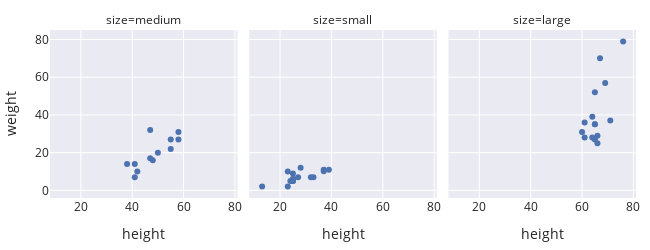

Notebook code for this chart:
### Markdown cell above
This `Figure` holds one plot. 
But `Figure` objects can hold any number of plots:

### Code cell
fig = px.scatter(dogs, x='height', y='weight',
                 facet_col='size',
                 width=650, height=250)
fig.update_layout(margin=dict(t=30))
fig

### Figure 1 — Plotly figure (JSON) as saved in the notebook; plotly's stock layout.template omitted (floating-point values rounded to 4 significant figures)
{"data": [{"hovertemplate": "size=medium<br>height=%{x}<br>weight=%{y}<extra></extra>", "legendgroup": "", "marker": {"color": "rgb(76,114,176)", "symbol": "circle"}, "mode": "markers", "name": "", "orientation": "v", "showlegend": false, "type": "scatter", "x": [48, 41, 55, 50, 58, 58, 41, 42, 38, 47, 47, 55], "xaxis": "x", "y": [16, 14, 22, 20, 31, 27, 7, 10, 14, 32, 17, 27], "yaxis": "y"}, {"hovertemplate": "size=small<br>height=%{x}<br>weight=%{y}<extra></extra>", "legendgroup": "", "marker": {"color": "rgb(76,114,176)", "symbol": "circle"}, "mode": "markers", "name": "", "orientation": "v", "showlegend": false, "type": "scatter", "x": [25, 37, 37, 27, 33, 13, 25, 23, 25, 39, 24, 25, 32, 28, 23, 25], "xaxis": "x2", "y": [6, 11, 10.15, 7, 7, 2, 5, 2, 6, 11, 5, 5, 7, 12, 10, 9], "yaxis": "y2"}, {"hovertemplate": "size=large<br>height=%{x}<br>weight=%{y}<extra></extra>", "legendgroup": "", "marker": {"color": "rgb(76,114,176)", "symbol": "circle"}, "mode": "markers", "name": "", "orientation": "v", "showlegend": false, "type": "scatter", "x": [61, 65, 66, 60, 64, 65, 66, 69, 65, 71, 61, 64, 65, 76, 67], "xaxis": "x3", "y": [28, 27, 29, 31, 28, 35, 25, 57, 35, 37, 36, 39, 52, 79, 70], "yaxis": "y3"}], "layout": {"annotations": [{"font": {}, "showarrow": false, "text": "size=medium", "x": 0.16, "xanchor": "center", "xref": "paper", "y": 1, "yanchor": "bottom", "yref": "paper"}, {"font": {}, "showarrow": false, "text": "size=small", "x": 0.5, "xanchor": "center", "xref": "paper", "y": 1, "yanchor": "bottom", "yref": "paper"}, {"font": {}, "showarrow": false, "text": "size=large", "x": 0.84, "xanchor": "center", "xref": "paper", "y": 1, "yanchor": "bottom", "yref": "paper"}], "height": 250, "legend": {"tracegroupgap": 0}, "margin": {"t": 30}, "width": 650, "xaxis": {"anchor": "y", "autorange": true, "domain": [0, 0.32], "range": [7.872, 81.13], "title": {"text": "height"}, "type": "linear"}, "xaxis2": {"anchor": "y2", "autorange": true, "domain": [0.34, 0.66], "matches": "x", "range": [7.872, 81.13], "title": {"text": "height"}, "type": "linear"}, "xaxis3": {"anchor": "y3", "autorange": true, "domain": [0.68, 1.0], "matches": "x", "range": [7.872, 81.13], "title": {"text": "height"}, "type": "linear"}, "yaxis": {"anchor": "x", "autorange": true, "domain": [0, 1], "range": [-4.497, 85.5], "title": {"text": "weight"}, "type": "linear"}, "yaxis2": {"anchor": "x2", "autorange": true, "domain": [0, 1], "matches": "y", "range": [-4.497, 85.5], "showticklabels": false, "type": "linear"}, "yaxis3": {"anchor": "x3", "autorange": true, "domain": [0, 1], "matches": "y", "range": [-4.497, 85.5], "showticklabels": false, "type": "linear"}}}
